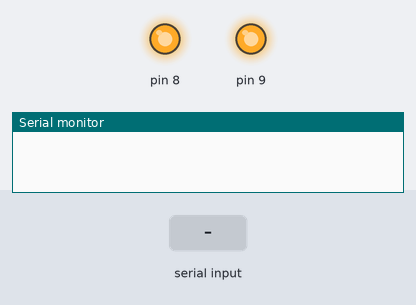
Bench run of a sketch on a simulated Arduino Uno, built with avr-gcc and run on an emulated ATmega328P. On the bench: output pins drawn as LEDs (lit = HIGH), the last lines printed to the serial monitor. The inputs (shaded band) are chosen by the test bench. WiFi joins after 1.5 s; servers stay silent unless stated.

Above: at 0.1 s.
At 2.7 s:
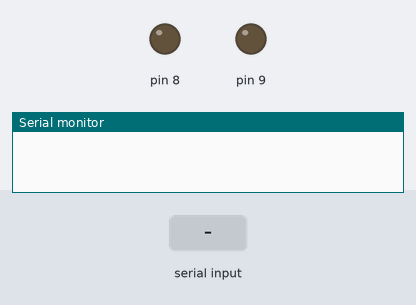
2.8 s: "1" received over Serial
At 3.8 s:
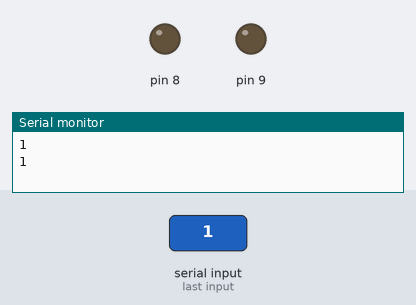
Timing chart, 0 to 5.8 s (numbered marks = the images above; inputs shaded):
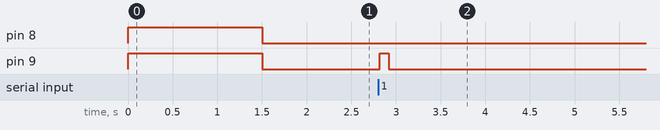

The sketch:

ArdEth.ino
```cpp
#include "ArdEth.h"
#include "SPI.h"               // needed for Arduino versions later than 0018
#include "Ethernet.h"
//#include <WebSocket.h>

SRouteur sRouteur = { '1', 8, 9, { 0xDE, 0xAD, 0xBE, 0xEF, 0xFE, 0xED }, 8888 };
SMessage sMessIn, sMessOut, sMessAtt;
EthernetUDP Udp;
//short nCount = 0;
//static unsigned int halogeneStatus = EStatus_Auto;
//static unsigned int halogeneManuelValue = 0;
EthernetServer server = EthernetServer(sRouteur.localPort);

void setup() {
	pinMode(sRouteur.statusLed, OUTPUT);
	pinMode(sRouteur.errorLed, OUTPUT);
	digitalWrite(sRouteur.statusLed, HIGH);
	digitalWrite(sRouteur.errorLed, HIGH);

	Ethernet.begin(sRouteur.mac);
	server.begin();
	Serial.begin(9600);

	digitalWrite(sRouteur.statusLed, LOW);
	digitalWrite(sRouteur.errorLed, LOW);
}

void loop() {
	TraiterMessageTcp();
	TraiterMessageSerie();
	delay(10);
}

void TraiterMessageTcp() {
	EthernetClient client = server.available();
	if(client == true) {
		LireBufferTcp(client, client.available());
		LireMessageBuffer();
//		Serial.println(sRouteur.packetBuffer);
		if(sMessIn.nModule == sRouteur.nModule) {
			EnvoiMessageTcp();
			blink(sRouteur.statusLed, 100, 1);
		}
		else if(sMessIn.nEmetteur == '0') {
			memcpy(&sMessOut, &sMessIn, sizeof(SMessage));
//			sMessOut.nEmetteur = sRouteur.nModule;
			EnvoiMessageSerie();
		}
		blink(sRouteur.statusLed, 100, 1);
	}
}

void LireBufferTcp(EthernetClient client, long nBytes) {
	long i = 0;
	do{
		sRouteur.packetBuffer[i++] = client.read();
	} while(--nBytes > 0 && sRouteur.packetBuffer[i] != -1);
	sRouteur.packetBuffer[i] = 0;
}

unsigned char LireMessageBuffer() {
	short i = 0;
	memset(&sMessIn, 0, sizeof(sMessIn));
	sMessIn.nModule = sRouteur.packetBuffer[i++];
	sMessIn.eTypeTrame = sRouteur.packetBuffer[i++];
	sMessIn.eTypeMsg = sRouteur.packetBuffer[i++];
	sMessIn.nEmetteur = sRouteur.packetBuffer[i++];
	memcpy(sMessIn.lData, &sRouteur.packetBuffer[i], NBDATA);
	sMessIn.lData[NBDATA] = 0;	i += NBDATA;
	memcpy(sMessIn.nCrc, &sRouteur.packetBuffer[i], sizeof(sMessIn.nCrc));
	sMessIn.nCrc[NBCRC] = 0;	i += NBCRC;
	return sMessIn.nModule;
}

void EnvoiMessageSerie() {
	Serial.print(sMessOut.nModule);
	Serial.print(sMessOut.eTypeTrame);
	Serial.print(sMessOut.eTypeMsg);
	Serial.print(sMessOut.nEmetteur);
	Serial.print(sMessOut.lData);
	Serial.println(sMessOut.nCrc);
}

void TraiterMessageSerie() {
	if(Serial.available() > 0) {
		delay(10);
		LireBufferSerie(Serial.available());
		switch(LireMessageBuffer()) {
			case '0':
				memcpy(&sMessAtt, &sMessIn, sizeof(SMessage));
			break;
/*			case '1':
				switch(sMessIn.eTypeTrame) {
					case ETypeTrame_Ok :
						if(sMessIn.nEmetteur == '2') { halogeneStatus = sMessIn.eTypeMsg; }
						if(sMessIn.eTypeMsg == ETypeMsg_Manuel) {
							halogeneManuelValue = (sMessIn.lData[0] - 0x30) * 100 + (sMessIn.lData[1] - 0x30) * 10 + (sMessIn.lData[2] - 0x30);
						}
						blink(sRouteur.statusLed, 100, 1);
						break;

					case ETypeTrame_Nok :
						if(sMessIn.nEmetteur == '2') { halogeneStatus = sMessIn.eTypeMsg; }
						if(sMessIn.eTypeMsg == ETypeMsg_Manuel) {
							halogeneManuelValue = (sMessIn.lData[0] - 0x30) * 100 + (sMessIn.lData[1] - 0x30) * 10 + (sMessIn.lData[2] - 0x30);
						}
						blink(sRouteur.errorLed, 100, 1);
						if(nCount < 4) {
							if(nCount++ < 3) {
								EnvoiMessageSerie();
							}
							else {
								memcpy(&sMessAtt, &sMessOut, sizeof(SMessage));
							}
						}
						break;

					default :
						blink(sRouteur.errorLed, 100, 1);
						if(nCount++ < 3) {
							sMessOut.nModule = sMessIn.nEmetteur;
							sMessOut.eTypeTrame = ETypeTrame_Nok;
							sMessOut.nEmetteur = sRouteur.nModule;
							EnvoiMessageSerie();
						}
						if(nCount == 4) {
							memcpy(&sMessAtt, &sMessOut, sizeof(SMessage));
						}
						break;
				}
			break;*/
			default:
				Serial.println(sMessIn.nModule);
				blink(sRouteur.errorLed, 100, 1);
			break;
		}
	}
}

void LireBufferSerie(long nBytes) {
	long i = 0;
	do{
		sRouteur.packetBuffer[i++] = Serial.read();
	} while(--nBytes > 0 && sRouteur.packetBuffer[i] != -1);
	sRouteur.packetBuffer[i] = 0;
	Serial.flush();
	Serial.println(sRouteur.packetBuffer);
}

void EnvoiMessageTcp() {
	short i = 0;
	server.write(sMessOut.nModule);
	server.write(sMessOut.eTypeTrame);
	server.write(sMessOut.eTypeMsg);
	server.write(sMessOut.nEmetteur);
	while(i < NBDATA) {
		server.write(sMessOut.lData[i++]);
	}	i = 0;
	while(i < NBCRC) {
		server.write(sMessOut.nCrc[i++]);
	}
}

/*void AttendreReponseSerie() {
	while(!TraiterMessageSerie());     //     Attente reponse
}//*/

/*void CalculCrcSMessOut() {
	word wCrc = 0;
	unsigned short cpt;

	wCrc ^= word(sMessOut.nModule, sMessOut.eTypeTrame);
	wCrc ^= word(sMessOut.eTypeMsg, sMessOut.nEmetteur);
	for(cpt=4; cpt<4+sizeof(sMessOut.lData)-1; cpt+=2) {
		wCrc ^= word(sMessOut.lData[cpt], sMessOut.lData[cpt+1]);
	}
	sMessOut.nCrc[0] = highByte(wCrc);
	sMessOut.nCrc[1] = lowByte(wCrc);
}//*/

/*bool CheckCrcSerieSMessIn() {
	word wCrc = 0;
	unsigned short cpt;

	wCrc ^= word(sMessIn.nModule, sMessIn.eTypeTrame);
	wCrc ^= word(sMessIn.eTypeMsg, sMessIn.nEmetteur);
	for(cpt=4; cpt<4+sizeof(sMessIn.lData)-1; cpt+=2) {
		wCrc ^= word(sMessIn.lData[cpt], sMessIn.lData[cpt+1]);
	}
	if(sMessIn.nCrc[0] == highByte(wCrc) && sMessIn.nCrc[1] == lowByte(wCrc)) {
		return true;
	}
	return false;
}//*/

void blink(int ledPin, unsigned long ulDelay, int nCpt) {
	digitalWrite(ledPin, HIGH);
	delay(ulDelay);				//		en ms
	digitalWrite(ledPin, LOW);
	while(--nCpt>0) {
		delay(ulDelay);
		digitalWrite(ledPin, HIGH);
		delay(ulDelay);
		digitalWrite(ledPin, LOW);
	}
}
```

ArdEth.h
```cpp
#ifndef	ARDETH_H
#define	ARDETH_H

#include "SPI.h"               // needed for Arduino versions later than 0018
#include "Ethernet.h"

#define	BUFFERSIZE	1024
#define NBDATA		3
#define NBCRC		2

typedef struct {		//		SRouteur
	char nModule;
	int statusLed;
	int errorLed;
	byte mac[6];
	unsigned int localPort;
	char packetBuffer[BUFFERSIZE];
}SRouteur;

typedef struct {		//		SMessage
	char nModule;
	char eTypeTrame;
	char eTypeMsg;
	char nEmetteur;
	char lData[NBDATA+1];
	char nCrc[NBCRC+1];
}SMessage;

typedef enum {		//		ETypeTrame
	ETypeTrame_Polling = '0',
	ETypeTrame_Commande = '1',
	ETypeTrame_Ok = '2',
	ETypeTrame_Nok = '3',
	ETypeTrame_Dernier
}ETypeTrame;

typedef enum {		//		ETypeMsg
	ETypeMsg_Auto = '0',
	ETypeMsg_On = '1',
	ETypeMsg_Off = '2',
	ETypeMsg_Manuel = '3',
	ETypeMsg_Dernier,
}ETypeMsg;

typedef enum {		//		EStatus
	EStatus_Auto = 0,
	EStatus_On = 1,
	EStatus_Off = 2,
	EStatus_Manuel = 3,
	EStatus_Dernier
}EStatus;

#endif
```

Measured:
- after the input at 2.8 s, pin 9: LOW → HIGH at once, → LOW 0.10 s later
